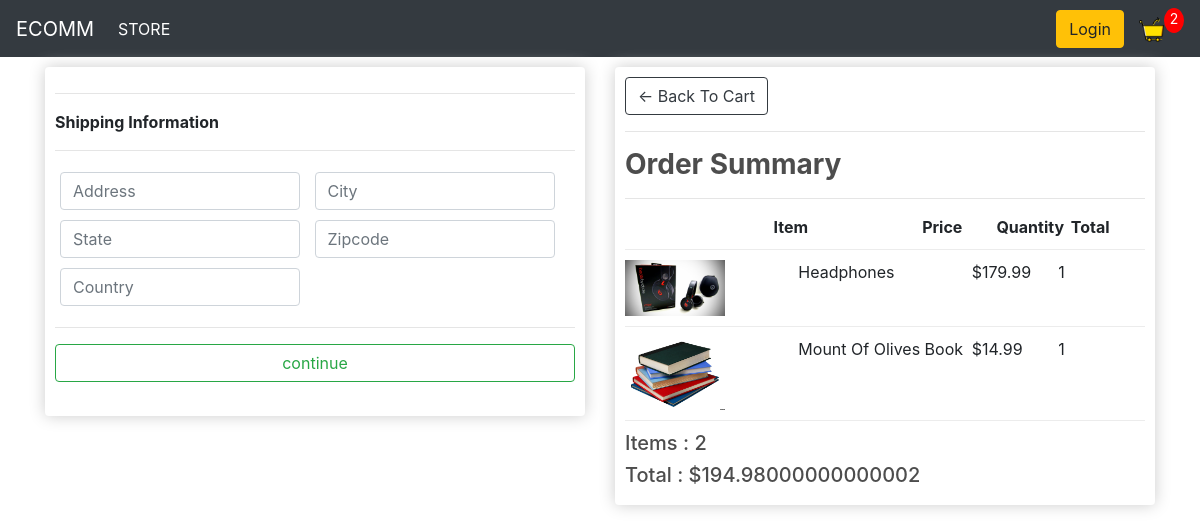
Screenshot of /checkout/ (signed in) with the database file from the repository.
### store/models.py (models this page shows, shortened)
class OrderItem(models.Model):
    product=models.ForeignKey(Product, on_delete=models.SET_NULL, blank=True, null=True)
    order=models.ForeignKey(Order, on_delete=models.SET_NULL, blank=True, null=True)
    quantity=models.IntegerField(default=0, null=True, blank=True)
    date_added = models.DateTimeField(auto_now_add=True)
    @property
    def get_total(self):
        total=self.product.price*self.quantity
        return total

class Product(models.Model):
    name=models.CharField(max_length=200)
    price=models.FloatField()
    digital=models.BooleanField(default=False, null=True,blank=True)
    image=models.ImageField(null=True, blank = True)
    @property
    def imageURL(self):
        try:
            url = self.image.url
        except:
            url = ''
        return url

class Order(models.Model):
    customer=models.ForeignKey(Customer, on_delete=models.SET_NULL, null=True, blank=True)
    date_ordered=models.DateTimeField(auto_now_add=True)
    completed=models.BooleanField(default=False)
    transaction_id=models.CharField(max_length=200, null=True)
    @property
    def shipping(self):
        shipping=False
        orderitems=self.orderitem_set.all()
        for i in orderitems:
            if i.product.digital == False:
                shipping= True
        return shipping
    @property
    def get_order_items(self):
        orderitems=self.orderitem_set.all()
        total=sum([item.get_total for item in orderitems])
        return total
    @property
    def get_order_total(self):
        orderitems=self.orderitem_set.all()
        total=sum([item.quantity for item in orderitems])
        return total

### store/views.py (the view)
# urls.py: path('checkout/', views.checkout, name = "checkout"),
def checkout(request):
    if request.user.is_authenticated:
        customer=request.user.customer
        order, created =Order.objects.get_or_create(customer=customer, completed=False)
        items = order.orderitem_set.all()
        cartItems=order.get_order_total
    else:
        items=[]
        order = {'get_order_total' : 0, 'get_order_items' : 0, 'shipping' : False}
        cartItems=order['get_order_total']
    return render(request, 'store/Checkout.html', {'items' : items, 'order' : order, 'cartItems' : cartItems})

### store/templates/store/Checkout.html (shortened to what this page needs)
{% extends 'store/Main.html' %}
{% load static %}
{% block content %}
<div class="row">
    <div class="col-lg-6">
        <div class="box-element" id="form-wrapper">
            <form id="form">
                <div id="shipping-info">
                    <hr>
                    <p><strong>Shipping Information</strong></p>
                    <hr>
                    <div class="form-field">
                        <input class="form-control" type="text" name="address" placeholder="Address">
                    </div>
                    <div class="form-field">
                        <input class="form-control" type="text" name="city" placeholder="City">
                    </div>
                    <div class="form-field">
                        <input class="form-control" type="text" name="state" placeholder="State">
                    </div>
                    <div class="form-field">
                        <input class="form-control" type="text" name="zip" placeholder="Zipcode">
                    </div>
                    <div class="form-field">
                        <input class="form-control" type="text" name="country" placeholder="Country">
                </div>
                <hr>
                <input type="submit" id="form-button" class="btn btn-outline-success btn-block" value="continue">
            </form>
        </div>
        <br>
    </div>
    </div>
    <div class="col-lg-6">
        <div class="box-element">
            <a class="btn btn-outline-dark" href="{% url 'cart' %}">&#x2190; Back To Cart</a>
            <hr>
            <h3><strong>Order Summary</strong></h3>
            <hr>
            <div class="cart-row">
                <div style="flex: 2;"></div>
                <div style="flex: 2;"><strong>Item</strong></div>
                <div style="flex: 1;"><strong>Price</strong></div>
                <div style="flex: 1;"><strong>Quantity</strong></div>
                <div style="flex: 1;"><strong>Total</strong></div>
            </div>
            {% for item in items  %}
            <div class="cart-row">
                <div style="flex: 2;">
                    <img src="{{ item.product.imageURL }}" class="row-image">
                </div>
                <div style="flex: 2;">{{ item.product.name }}</div>
                <div style="flex: 1;">${{  item.product.price }}</div>
                <div style="flex: 1;">
                    <p>{{ item.quantity }}</p>
                </div>
            </div>
            {% endfor %}
            <h5>Items : {{ order.get_order_total }}</h5>
            <h5>Total : ${{ order.get_order_items }}</h5>
            </div>
        </div>
    </div>
{% endblock content %}

### static/css/main.css (style rules this page uses)
body { background-color: hsl(0, 0%, 98%); }
h1,h2,h3,h4,h5,h6 { color:hsl(0, 0%, 30%); }
.box-element { box-shadow:hsl(0, 0%, 80%) 0 0 16px; background-color: #fff; border-radius: 4px; padding: 10px; }
.col-lg-4, .col-lg-6, .col-lg-8, .col-lg-12 { margin-top: 10px; }
.btn { border-radius: 0; }
.row-image { width: 100px; }
.form-field { width:250px; display: inline-block; padding: 5px; }
.cart-row { display: flex; align-items: flex-stretch; padding-bottom: 10px; margin-bottom: 10px; border-bottom: 1px solid #ececec; }

### rows the page displays
OrderItem: product.imageURL (picture), product.name "Headphones", product.price "179.99", quantity "1"
OrderItem: product.imageURL (picture), product.name "Mount Of Olives Book", product.price "14.99", quantity "1"
Order: get_order_total "2", get_order_items "194.98000000000002"

### other values shown
{{ cartItems }} "2"
